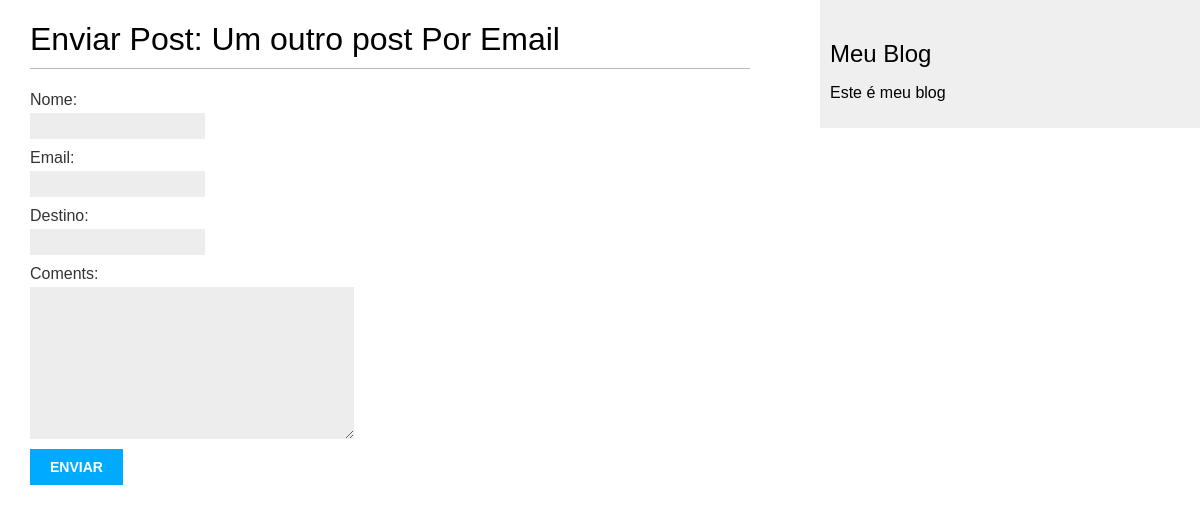
Page /sharepost/2 on the earlier database version.
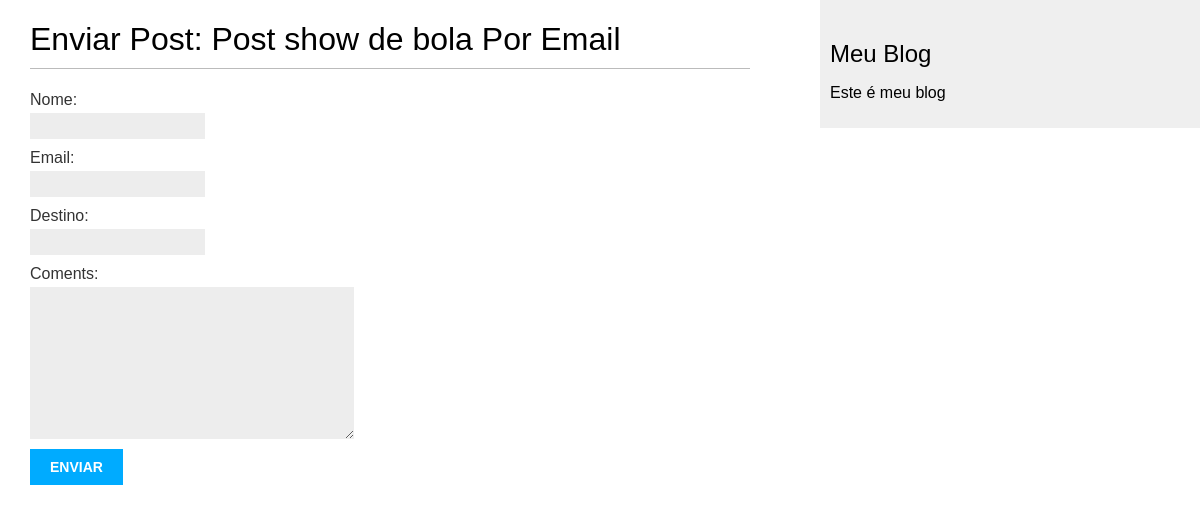
Same page on the later database version.
### meublog/models.py (models this page shows, shortened)
class Post(models.Model):
    STATUS_CHOICES = (
        ('rascunho', 'Rascunho'),
        ('publicado', 'publicado')
    )
    objects = models.Manager()
    publicado = PublicadosManager()
    titulo = models.CharField(max_length=250)
    slug = models.SlugField(max_length=100)
    corpo = models.TextField()
    autor = models.ForeignKey(User, on_delete=models.CASCADE, related_name='meublog_posts')
    publicados = models.DateTimeField(default=timezone.now)
    criado = models.DateTimeField(auto_now_add=True)
    status = models.CharField(max_length=9, choices=STATUS_CHOICES, default='rascunho')
    class Meta:
        ordering = ('-publicados',)
        verbose_name = "Post"
        verbose_name_plural = "Posts"

### meublog/views.py (the view, shortened to what this page needs)
# urls.py: path('sharepost/<int:pk>', views.FormContatoView.as_view(), name='share_post'),
class FormContatoView(FormView):
    template_name = 'meublog/post/sharepost.html'
    form_class = EmailPost
    success_url = reverse_lazy('meublog:listar_posts')
    def get_post(self, id_post):
        try:
            return Post.publicado.get(pk=id_post)
        except Post.DoesNotExist:
            messages.error(self.request, 'O post não existe!')
            reverse_lazy('meublog:listar_posts')
    def get_context_data(self, **kwargs):
        context = super(FormContatoView, self).get_context_data(**kwargs)
        context['post'] = self.get_post(self.kwargs['pk'])
        return context

### meublog/forms.py (shortened to what this page needs)
class EmailPost(forms.Form):
    nome = forms.CharField(max_length=100)
    email = forms.EmailField()
    destino = forms.EmailField()
    coments = forms.CharField(required=False, widget=forms.Textarea)

### meublog/models.py (called while the page is built)
    def get_queryset(self):
        return super(PublicadosManager, self).get_queryset().filter(status='publicado')

### meublog/templates/meublog/post/sharepost.html (shortened to what this page needs)
{% extends 'meublog/base.html' %}
{% block conteudo %}
    <h1>Enviar Post: {{ post.titulo }} Por Email</h1>
    <form action="" method="post">
        {{ form.as_p }}
        <input type="submit" value="Enviar">
    </form>
{% endblock %}

### meublog/templates/meublog/base.html (shortened to what this page needs)
{% load static %}
<!DOCTYPE html>
<html lang="pt-br">
<head>
    <link href="{% static 'css/meublog.css' %}" rel="stylesheet">
</head>
<body>
    <div id="content">
        {% block conteudo %}
        {% endblock %}
    </div>
    <div id="sidebar">
        <h2>Meu Blog</h2>
        <p>Este é meu blog</p>
    </div>
</body>
</html>

### meublog/static/css/meublog.css (style rules this page uses)
body { margin:0; padding:0; font-family:helvetica, sans-serif; }
h1 { font-weight:normal; border-bottom:1px solid #bbb; padding:0 0 10px 0; }
h2 { font-weight:normal; margin:30px 0 0; }
#content { float:left; width:60%; padding:0 0 0 30px; }
#sidebar { float:right; width:30%; padding:10px; background:#efefef; height:100%; }
label { float:left; clear:both; color:#333; margin-bottom:4px; }
input, textarea { clear:both; float:left; margin:0 0 10px; background:#ededed; border:0; padding:6px 10px; font-size:12px; }
input[type=submit] { font-weight:bold; background:#00abff; color:#fff; padding:10px 20px; font-size:14px; text-transform:uppercase; }

Differences in the rows shown:
changed Post: titulo "Um outro post" → "Post show de bola"
